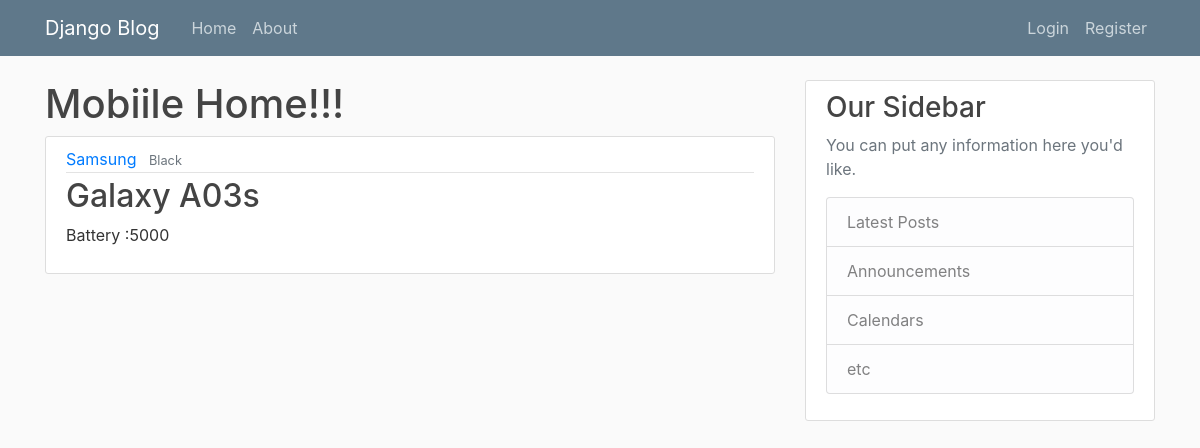
The app's page /mobile/286 with its own data.
### mobile/models.py (models this page shows, shortened)
class Mobile(models.Model):                #each class is going to be its own table in the DB
    Sno=models.CharField(max_length=100)
    brand=models.CharField(max_length=100)
    model=models.CharField(max_length=100)
    base_color=models.CharField(max_length=100)
    processor=models.CharField(max_length=100)
    screen_size=models.CharField(max_length=100)
    ROM=models.CharField(max_length=100)
    RAM=models.CharField(max_length=100)
    display_size=models.CharField(max_length=100)
    num_rear_camera=models.CharField(max_length=100)
    num_front_camera=models.CharField(max_length=100)
    battery_capacity=models.CharField(max_length=100)
    ratings=models.CharField(max_length=100)
    num_of_ratings=models.CharField(max_length=100)
    sales_price=models.CharField(max_length=100)
    discount_percent=models.CharField(max_length=100)
    sales=models.CharField(max_length=100)
    units_sold=models.CharField(max_length=100)
    brand=models.CharField(max_length=100)

### mobile/views.py (the view)
# urls.py: path('mobile/<int:pk>',MobileDetailView.as_view(),name='mobile-detail'),                      # path('', views.home,name='mobile-home'),  MobileListView.as_view()
class MobileDetailView(DetailView):
    model=Mobile

### mobile/templates/mobile/mobile_detail.html
{% extends "mobile/base.html" %}
{% block content %}
<h1>
    Mobiile Home!!!
</h1>
<article class="media content-section">
    <div class="media-body">
        <div class="article-metadata">
            <a class="mr-2" href="{% url 'mobile-brand' object.brand%}">{{ object.brand }}</a>
            <small class="text-muted">{{ object.base_color }}</small>
        </div>
        <h2><a class="article-title" href="#">{{ object.model}}</a></h2>
        <p class="article-content">Battery :{{ object.battery_capacity }}</p>
    </div>
</article>
{% endblock content %}

### mobile/static/mobile/main.css (style rules this page uses)
body { background: #fafafa; color: #333333; margin-top: 5rem; }
h1, h2, h3, h4, h5, h6 { color: #444444; }
.content-section { background: #ffffff; padding: 10px 20px; border: 1px solid #dddddd; border-radius: 3px; margin-bottom: 20px; }
.article-title { color: #444444; }
.article-content { white-space: pre-line; }
.article-metadata { padding-bottom: 1px; margin-bottom: 4px; border-bottom: 1px solid #e3e3e3 }

### records on screen
Mobile: brand "Samsung", base_color "Black", model "Galaxy A03s", battery_capacity "5000"
